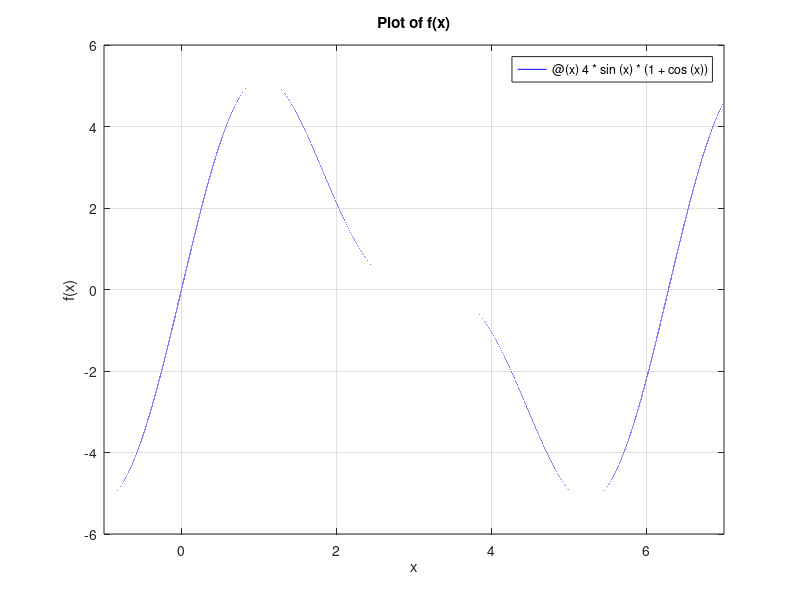

This figure's MATLAB source: (Note: this script raises an error after producing the figure.)
% Function to Maximize (Only Unimodal Function)
f = @(x) 4*sin(x)*(1 + cos(x));

% Plot
fplot(f,[-1,7],'b');
hold on; grid on;
title('Plot of f(x)');
xlabel('x'); ylabel('f(x)');

% Initiation
a = 0;                            
b = pi/2;                           
stop = 0.1;               
gr = double((sqrt(5)-1)/2);  

golden_section_search(f, a, b, stop, gr);

function golden_section_search(f, a, b, stop, gr)
    
    i = 1;
    while (abs(a - b) > stop) 

        x1 = a + gr * (b - a);
        x2 = b - gr * (b - a);
    
        if f(x1) > f(x2)
            a = x2;
        else
            b = x1;
        end

        disp([num2str(i) ': ' num2str(x1) ' , ' num2str(x2)]);
        disp(['   {' num2str(f(x1)) ' , ' num2str(f(x2)) '}']);
        disp(['   [', num2str(a) ' , ' num2str(b) ']']);
        scatter([a, b], [f(a), f(b)], LineWidth=2);

        i = i + 1;
    
    end

    % Choose Maximum point
    if f(x1) > f(x2)
        x_max = x1;
    else
        x_max = x2;
    end

    % Display result
        disp(['Minimum: (', num2str(x_max) ',' num2str(f(x_max)) ')']);
        stem(x_max, f(x_max), LineWidth=2);hold off;
end